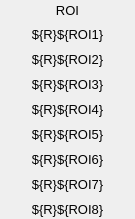
    <widget class="PyDMFrame" name="composite">
      <property name="geometry">
        <rect>
          <x>5</x>
          <y>60</y>
          <width>135</width>
          <height>219</height>
        </rect>
      </property>
      <widget class="QLabel" name="text_1">
        <property name="geometry">
          <rect>
            <x>0</x>
            <y>0</y>
            <width>135</width>
            <height>20</height>
          </rect>
        </property>
        <property name="text">
          <string>ROI</string>
        </property>
        <property name="font" stdset="0">
          <font>
            <pointsize>10</pointsize>
          </font>
        </property>
        <property name="brush" stdset="0">
          <brush brushstyle="SolidPattern">
            <color alpha="255">
              <red>0</red>
              <green>0</green>
              <blue>0</blue>
            </color>
          </brush>
        </property>
        <property name="toolTip">
          <string>text_1</string>
        </property>
        <property name="alignment">
          <set>Qt::AlignCenter</set>
        </property>
        <property name="styleSheet">
          <string notr="true">QLabel#text_1 {
  color: rgb(0, 0, 0);
  }</string>
        </property>
      </widget>
      <widget class="QLabel" name="text_2">
        <property name="geometry">
          <rect>
            <x>0</x>
            <y>24</y>
            <width>135</width>
            <height>20</height>
          </rect>
        </property>
        <property name="text">
          <string>${R}${ROI1}</string>
        </property>
        <property name="font" stdset="0">
          <font>
            <pointsize>10</pointsize>
          </font>
        </property>
        <property name="brush" stdset="0">
          <brush brushstyle="SolidPattern">
            <color alpha="255">
              <red>0</red>
              <green>0</green>
              <blue>0</blue>
            </color>
          </brush>
        </property>
        <property name="toolTip">
          <string>text_2</string>
        </property>
        <property name="alignment">
          <set>Qt::AlignCenter</set>
        </property>
        <property name="styleSheet">
          <string notr="true">QLabel#text_2 {
  color: rgb(0, 0, 0);
  }</string>
        </property>
      </widget>
      <widget class="QLabel" name="text_3">
        <property name="geometry">
          <rect>
            <x>0</x>
            <y>49</y>
            <width>135</width>
            <height>20</height>
          </rect>
        </property>
        <property name="text">
          <string>${R}${ROI2}</string>
        </property>
        <property name="font" stdset="0">
          <font>
            <pointsize>10</pointsize>
          </font>
        </property>
        <property name="brush" stdset="0">
          <brush brushstyle="SolidPattern">
            <color alpha="255">
              <red>0</red>
              <green>0</green>
              <blue>0</blue>
            </color>
          </brush>
        </property>
        <property name="toolTip">
          <string>text_3</string>
        </property>
        <property name="alignment">
          <set>Qt::AlignCenter</set>
        </property>
        <property name="styleSheet">
          <string notr="true">QLabel#text_3 {
  color: rgb(0, 0, 0);
  }</string>
        </property>
      </widget>
      <widget class="QLabel" name="text_4">
        <property name="geometry">
          <rect>
            <x>0</x>
            <y>74</y>
            <width>135</width>
            <height>20</height>
          </rect>
        </property>
        <property name="text">
          <string>${R}${ROI3}</string>
        </property>
        <property name="font" stdset="0">
          <font>
            <pointsize>10</pointsize>
          </font>
        </property>
        <property name="brush" stdset="0">
          <brush brushstyle="SolidPattern">
            <color alpha="255">
              <red>0</red>
              <green>0</green>
              <blue>0</blue>
            </color>
          </brush>
        </property>
        <property name="toolTip">
          <string>text_4</string>
        </property>
        <property name="alignment">
          <set>Qt::AlignCenter</set>
        </property>
        <property name="styleSheet">
          <string notr="true">QLabel#text_4 {
  color: rgb(0, 0, 0);
  }</string>
        </property>
      </widget>
      <widget class="QLabel" name="text_5">
        <property name="geometry">
          <rect>
            <x>0</x>
            <y>99</y>
            <width>135</width>
            <height>20</height>
          </rect>
        </property>
        <property name="text">
          <string>${R}${ROI4}</string>
        </property>
        <property name="font" stdset="0">
          <font>
            <pointsize>10</pointsize>
          </font>
        </property>
        <property name="brush" stdset="0">
          <brush brushstyle="SolidPattern">
            <color alpha="255">
              <red>0</red>
              <green>0</green>
              <blue>0</blue>
            </color>
          </brush>
        </property>
        <property name="toolTip">
          <string>text_5</string>
        </property>
        <property name="alignment">
          <set>Qt::AlignCenter</set>
        </property>
        <property name="styleSheet">
          <string notr="true">QLabel#text_5 {
  color: rgb(0, 0, 0);
  }</string>
        </property>
      </widget>
      <widget class="QLabel" name="text_6">
        <property name="geometry">
          <rect>
            <x>0</x>
            <y>124</y>
            <width>135</width>
            <height>20</height>
          </rect>
        </property>
        <property name="text">
          <string>${R}${ROI5}</string>
        </property>
        <property name="font" stdset="0">
          <font>
            <pointsize>10</pointsize>
          </font>
        </property>
        <property name="brush" stdset="0">
          <brush brushstyle="SolidPattern">
            <color alpha="255">
              <red>0</red>
              <green>0</green>
              <blue>0</blue>
            </color>
          </brush>
        </property>
        <property name="toolTip">
          <string>text_6</string>
        </property>
        <property name="alignment">
          <set>Qt::AlignCenter</set>
        </property>
        <property name="styleSheet">
          <string notr="true">QLabel#text_6 {
  color: rgb(0, 0, 0);
  }</string>
        </property>
      </widget>
      <widget class="QLabel" name="text_7">
        <property name="geometry">
          <rect>
            <x>0</x>
            <y>149</y>
            <width>135</width>
            <height>20</height>
          </rect>
        </property>
        <property name="text">
          <string>${R}${ROI6}</string>
        </property>
        <property name="font" stdset="0">
          <font>
            <pointsize>10</pointsize>
          </font>
        </property>
        <property name="brush" stdset="0">
          <brush brushstyle="SolidPattern">
            <color alpha="255">
              <red>0</red>
              <green>0</green>
              <blue>0</blue>
            </color>
          </brush>
        </property>
        <property name="toolTip">
          <string>text_7</string>
        </property>
        <property name="alignment">
          <set>Qt::AlignCenter</set>
        </property>
        <property name="styleSheet">
          <string notr="true">QLabel#text_7 {
  color: rgb(0, 0, 0);
  }</string>
        </property>
      </widget>
      <widget class="QLabel" name="text_8">
        <property name="geometry">
          <rect>
            <x>0</x>
            <y>174</y>
            <width>135</width>
            <height>20</height>
          </rect>
        </property>
        <property name="text">
          <string>${R}${ROI7}</string>
        </property>
        <property name="font" stdset="0">
          <font>
            <pointsize>10</pointsize>
          </font>
        </property>
        <property name="brush" stdset="0">
          <brush brushstyle="SolidPattern">
            <color alpha="255">
              <red>0</red>
              <green>0</green>
              <blue>0</blue>
            </color>
          </brush>
        </property>
        <property name="toolTip">
          <string>text_8</string>
        </property>
        <property name="alignment">
          <set>Qt::AlignCenter</set>
        </property>
        <property name="styleSheet">
          <string notr="true">QLabel#text_8 {
  color: rgb(0, 0, 0);
  }</string>
        </property>
      </widget>
      <widget class="QLabel" name="text_9">
        <property name="geometry">
          <rect>
            <x>0</x>
            <y>199</y>
            <width>135</width>
            <height>20</height>
          </rect>
        </property>
        <property name="text">
          <string>${R}${ROI8}</string>
        </property>
        <property name="font" stdset="0">
          <font>
            <pointsize>10</pointsize>
          </font>
        </property>
        <property name="brush" stdset="0">
          <brush brushstyle="SolidPattern">
            <color alpha="255">
              <red>0</red>
              <green>0</green>
              <blue>0</blue>
            </color>
          </brush>
        </property>
        <property name="toolTip">
          <string>text_9</string>
        </property>
        <property name="alignment">
          <set>Qt::AlignCenter</set>
        </property>
        <property name="styleSheet">
          <string notr="true">QLabel#text_9 {
  color: rgb(0, 0, 0);
  }</string>
        </property>
      </widget>
    </widget>
